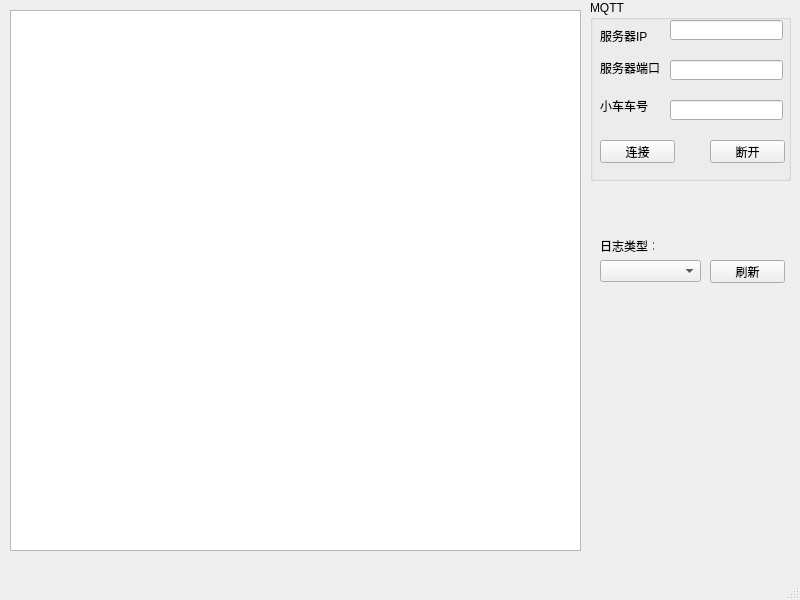
<?xml version="1.0" encoding="UTF-8"?>
<ui version="4.0">
 <class>MainWindow</class>
 <widget class="QMainWindow" name="MainWindow">
  <property name="geometry">
   <rect>
    <x>0</x>
    <y>0</y>
    <width>800</width>
    <height>600</height>
   </rect>
  </property>
  <property name="windowTitle">
   <string>MainWindow</string>
  </property>
  <widget class="QWidget" name="centralwidget">
   <widget class="QTextBrowser" name="textBrowser">
    <property name="geometry">
     <rect>
      <x>10</x>
      <y>10</y>
      <width>571</width>
      <height>541</height>
     </rect>
    </property>
   </widget>
   <widget class="QLabel" name="label">
    <property name="geometry">
     <rect>
      <x>600</x>
      <y>30</y>
      <width>54</width>
      <height>12</height>
     </rect>
    </property>
    <property name="text">
     <string>服务器IP</string>
    </property>
   </widget>
   <widget class="QLabel" name="label_3">
    <property name="geometry">
     <rect>
      <x>600</x>
      <y>100</y>
      <width>54</width>
      <height>12</height>
     </rect>
    </property>
    <property name="text">
     <string>小车车号</string>
    </property>
   </widget>
   <widget class="QLineEdit" name="mqtt_ip">
    <property name="geometry">
     <rect>
      <x>670</x>
      <y>20</y>
      <width>113</width>
      <height>20</height>
     </rect>
    </property>
   </widget>
   <widget class="QComboBox" name="comboBox_class">
    <property name="geometry">
     <rect>
      <x>600</x>
      <y>260</y>
      <width>101</width>
      <height>22</height>
     </rect>
    </property>
   </widget>
   <widget class="QPushButton" name="pushButton_refresh">
    <property name="geometry">
     <rect>
      <x>710</x>
      <y>260</y>
      <width>75</width>
      <height>23</height>
     </rect>
    </property>
    <property name="text">
     <string>刷新</string>
    </property>
   </widget>
   <widget class="QPushButton" name="pushButton_connect">
    <property name="geometry">
     <rect>
      <x>600</x>
      <y>140</y>
      <width>75</width>
      <height>23</height>
     </rect>
    </property>
    <property name="text">
     <string>连接</string>
    </property>
   </widget>
   <widget class="QPushButton" name="pushButton_disconnect">
    <property name="geometry">
     <rect>
      <x>710</x>
      <y>140</y>
      <width>75</width>
      <height>23</height>
     </rect>
    </property>
    <property name="text">
     <string>断开</string>
    </property>
   </widget>
   <widget class="QGroupBox" name="groupBox">
    <property name="geometry">
     <rect>
      <x>590</x>
      <y>0</y>
      <width>201</width>
      <height>181</height>
     </rect>
    </property>
    <property name="title">
     <string>MQTT</string>
    </property>
    <widget class="QLabel" name="label_2">
     <property name="geometry">
      <rect>
       <x>10</x>
       <y>60</y>
       <width>61</width>
       <height>16</height>
      </rect>
     </property>
     <property name="text">
      <string>服务器端口</string>
     </property>
    </widget>
    <widget class="QLineEdit" name="mqtt_port">
     <property name="geometry">
      <rect>
       <x>80</x>
       <y>60</y>
       <width>113</width>
       <height>20</height>
      </rect>
     </property>
    </widget>
    <widget class="QLineEdit" name="vehicle_no">
     <property name="geometry">
      <rect>
       <x>80</x>
       <y>100</y>
       <width>113</width>
       <height>20</height>
      </rect>
     </property>
    </widget>
   </widget>
   <widget class="QLabel" name="label_4">
    <property name="geometry">
     <rect>
      <x>600</x>
      <y>240</y>
      <width>54</width>
      <height>12</height>
     </rect>
    </property>
    <property name="text">
     <string>日志类型：</string>
    </property>
   </widget>
   <zorder>groupBox</zorder>
   <zorder>textBrowser</zorder>
   <zorder>label</zorder>
   <zorder>label_3</zorder>
   <zorder>mqtt_ip</zorder>
   <zorder>comboBox_class</zorder>
   <zorder>pushButton_refresh</zorder>
   <zorder>pushButton_connect</zorder>
   <zorder>pushButton_disconnect</zorder>
   <zorder>label_4</zorder>
  </widget>
  <widget class="QMenuBar" name="menubar">
   <property name="geometry">
    <rect>
     <x>0</x>
     <y>0</y>
     <width>800</width>
     <height>23</height>
    </rect>
   </property>
  </widget>
  <widget class="QStatusBar" name="statusbar"/>
 </widget>
 <resources/>
 <connections/>
</ui>
